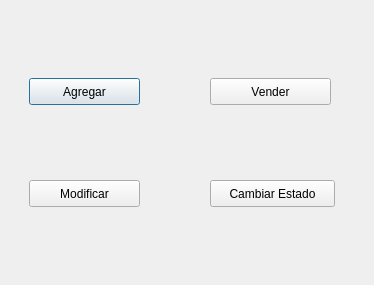
<?xml version="1.0" encoding="UTF-8"?>
<ui version="4.0">
 <class>transport</class>
 <widget class="QDialog" name="transport">
  <property name="geometry">
   <rect>
    <x>0</x>
    <y>0</y>
    <width>374</width>
    <height>285</height>
   </rect>
  </property>
  <property name="windowTitle">
   <string>Dialog</string>
  </property>
  <property name="windowIcon">
   <iconset>
    <normaloff>sistema-de-transporte.jpg</normaloff>sistema-de-transporte.jpg</iconset>
  </property>
  <widget class="QPushButton" name="pushButton">
   <property name="geometry">
    <rect>
     <x>29</x>
     <y>78</y>
     <width>111</width>
     <height>27</height>
    </rect>
   </property>
   <property name="text">
    <string>Agregar</string>
   </property>
  </widget>
  <widget class="QPushButton" name="pushButton_2">
   <property name="geometry">
    <rect>
     <x>210</x>
     <y>78</y>
     <width>121</width>
     <height>27</height>
    </rect>
   </property>
   <property name="text">
    <string>Vender</string>
   </property>
  </widget>
  <widget class="QPushButton" name="pushButton_3">
   <property name="geometry">
    <rect>
     <x>29</x>
     <y>180</y>
     <width>111</width>
     <height>27</height>
    </rect>
   </property>
   <property name="text">
    <string>Modificar</string>
   </property>
  </widget>
  <widget class="QPushButton" name="pushButton_4">
   <property name="geometry">
    <rect>
     <x>210</x>
     <y>180</y>
     <width>125</width>
     <height>27</height>
    </rect>
   </property>
   <property name="text">
    <string>Cambiar Estado</string>
   </property>
  </widget>
 </widget>
 <resources/>
 <connections/>
</ui>
